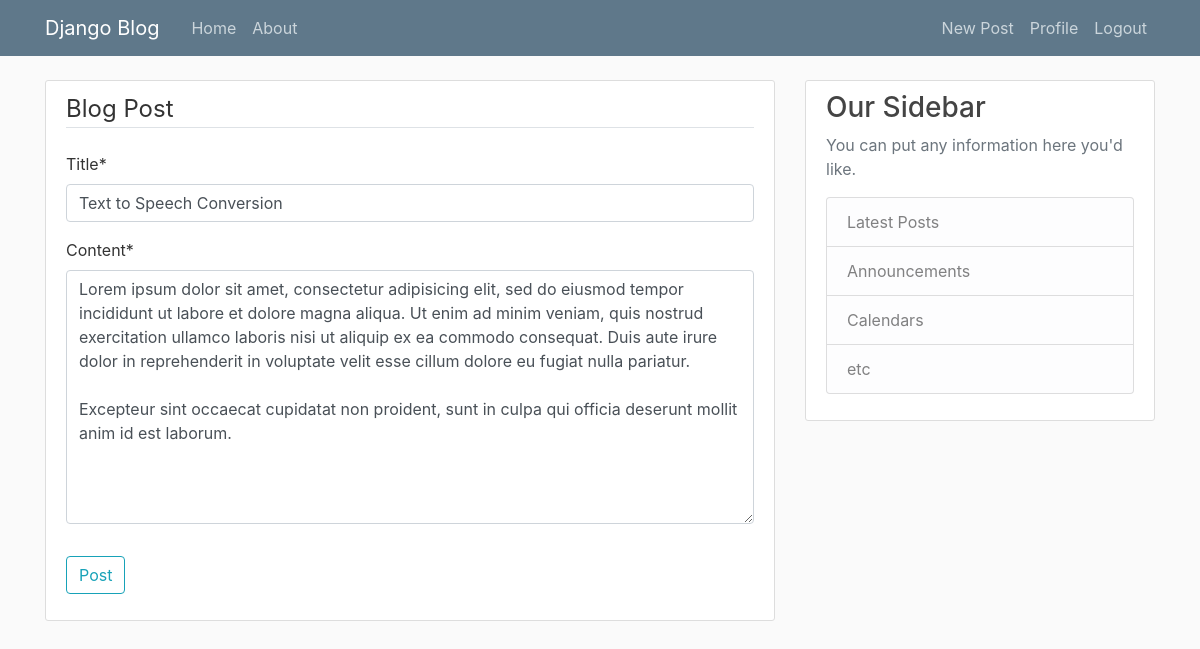
Screenshot of /post/3/update/ (signed in) with the database file from the repository.
### blog/models.py (models this page shows, shortened)
class Post(models.Model):
    title = models.CharField(max_length=100)
    content = models.TextField()
    date_posted = models.DateTimeField(default = timezone.now)
    author = models.ForeignKey(User, on_delete = models.CASCADE)

### blog/views.py (the view, shortened to what this page needs)
# urls.py: path('post/<int:pk>/update/',PostUpdateView.as_view(),name = 'post-update'),
class PostUpdateView(LoginRequiredMixin,UserPassesTestMixin, UpdateView):
    model = Post
    fields = ['title','content']
    def test_func(self):
        post = self.get_object()
        if self.request.user == post.author:
            return True
        return False

### blog/templates/blog/post_form.html (shortened to what this page needs)
{% extends "blog/base.html" %}
{% load crispy_forms_tags %}
{% block content %}
  <div class="content-section">
    <form method="POST">
      <fieldset class="form-group">
        <legend class="border-bottom mb-4">Blog Post</legend>
        {{ form|crispy }}
      </fieldset>
      <div class="form-group">
        <button type="submit" name="button" class="btn btn-outline-info">Post</button>
      </div>
    </form>
  </div>
{% endblock content %}

### blog/static/blog/main.css (style rules this page uses)
body { background: #fafafa; color: #333333; margin-top: 5rem; }
.content-section { background: #ffffff; padding: 10px 20px; border: 1px solid #dddddd; border-radius: 3px; margin-bottom: 20px; }

### rows the page displays
Post: title "Text to Speech Conversion", content "Lorem ipsum dolor sit amet, consectetur adipisicing elit, sed do eiusmod tempor incididunt ut labore et dolore magna aliqua. Ut enim ad minim veniam, quis nostrud exercitation ullamco laboris nisi ut aliquip ex ea commodo consequat. Duis aute irure dolor in reprehenderit in voluptate velit esse cillum dolore eu fugiat nulla pariatur. Excepteur sint occaecat cupidatat non proident, sunt in culpa qui officia deserunt mollit anim id est laborum."
